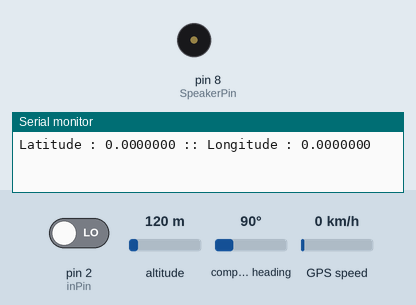
A sketch run on a simulated Arduino Uno, built with avr-gcc and run on an emulated ATmega328P. Parts: buzzer (waves = sounding), the last lines printed to the serial monitor. Inputs (shaded band) come from the test bench; at power-on: pin 2 (inPin) LOW, altitude 120 m, compass heading 90°, GPS speed 0 km/h. The GPS gets a fix after 3 s at 37.7749, -122.4194 with 8 satellites.

Above: at 1.2 s.
1.3 s: pin 2 (inPin) driven HIGH
At 2.7 s:
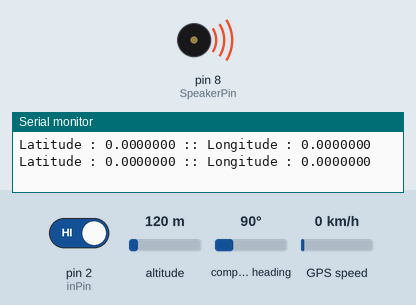
5.8 s: pin 2 (inPin) driven LOW
At 6.9 s:
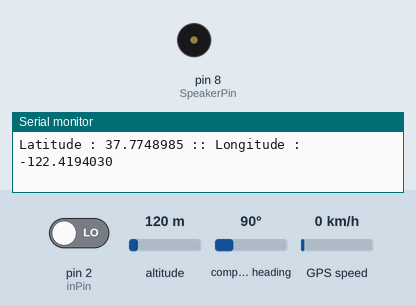
Timing chart, 0 to 8.8 s (numbered marks = the images above; inputs shaded):
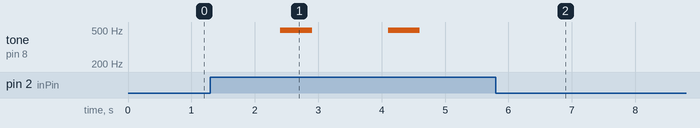

The sketch:

BicycleSystem.ino
```cpp
/*
 * Security & Infotainment for Bicycles
 *
This Sketch works with the Skylab SKM53 GPS module
 RXD Arduino Pin 4
 TXD Arduino Pin 3
 RST Leave Open
 NC Leave Open
 GND Ground
 VCC +5

 eMaker Studio 2016
*/

#include <TinyGPS.h>
#include <SoftwareSerial.h>

unsigned long fix_age;
int inPin = 2;   // tilt sensor
int reading;     // the current reading from the input pin
const int SpeakerPin = 8; // the number of the Speaker/Buzzer pin

SoftwareSerial GPS(3,4);
TinyGPS gps;
void gpsdump(TinyGPS &gps);
bool feedgps();
void getGPS();
long lat, lon;
float LAT, LON;


void setup(){
  GPS.begin(9600);
  pinMode (inPin, INPUT);
  Serial.begin(115200);
}

void loop () {
  reading = digitalRead(inPin);
  if (reading == 1) {
   tone(SpeakerPin, 494, 500);      // if tilted, turn the Speaker ON
   delay(500);

  } else {
    noTone(SpeakerPin);
  }
  //Serial.println(reading); // only for debugging

  delay(200);   // pause 200 milliseconds between readings

  //GPS
  long lat, lon;
  unsigned long fix_age, time, date, speed, course;
  unsigned long chars;
  unsigned short sentences, failed_checksum;

  // retrieves +/- lat/long in 1/1000000 of a degree
  // this gives us the right format that can be put into Google Maps for example
  gps.get_position(&lat, &lon, &fix_age);

  getGPS();
  Serial.print("Latitude : ");
  Serial.print(LAT/1000000,7);
  Serial.print(" :: Longitude : ");
  Serial.println(LON/1000000,7);
}

void getGPS(){
  bool newdata = false;
  unsigned long start = millis();
  // Every 1 seconds we print an update
  while (millis() - start < 1000)
  {
    if (feedgps ()){
      newdata = true;
    }
  }
  if (newdata)
  {
    gpsdump(gps);
  }
}

bool feedgps(){
  while (GPS.available())
  {
    if (gps.encode(GPS.read()))
      return true;
  }
  return 0;
}

void gpsdump(TinyGPS &gps)
{
  //byte month, day, hour, minute, second, hundredths;
  gps.get_position(&lat, &lon);
  LAT = lat;
  LON = lon;
  {
    feedgps(); // If we don't feed the gps during this long routine, we may drop characters and get checksum errors
  }
}
```

Measured:
- after the input at 1.3 s, tone on pin 8 (SpeakerPin): alternates 494 Hz for 0.50 s and silent for 1.2 s, starting after 1.1 s
- after the input at 5.8 s, tone on pin 8 (SpeakerPin): stops changing and stays silent
